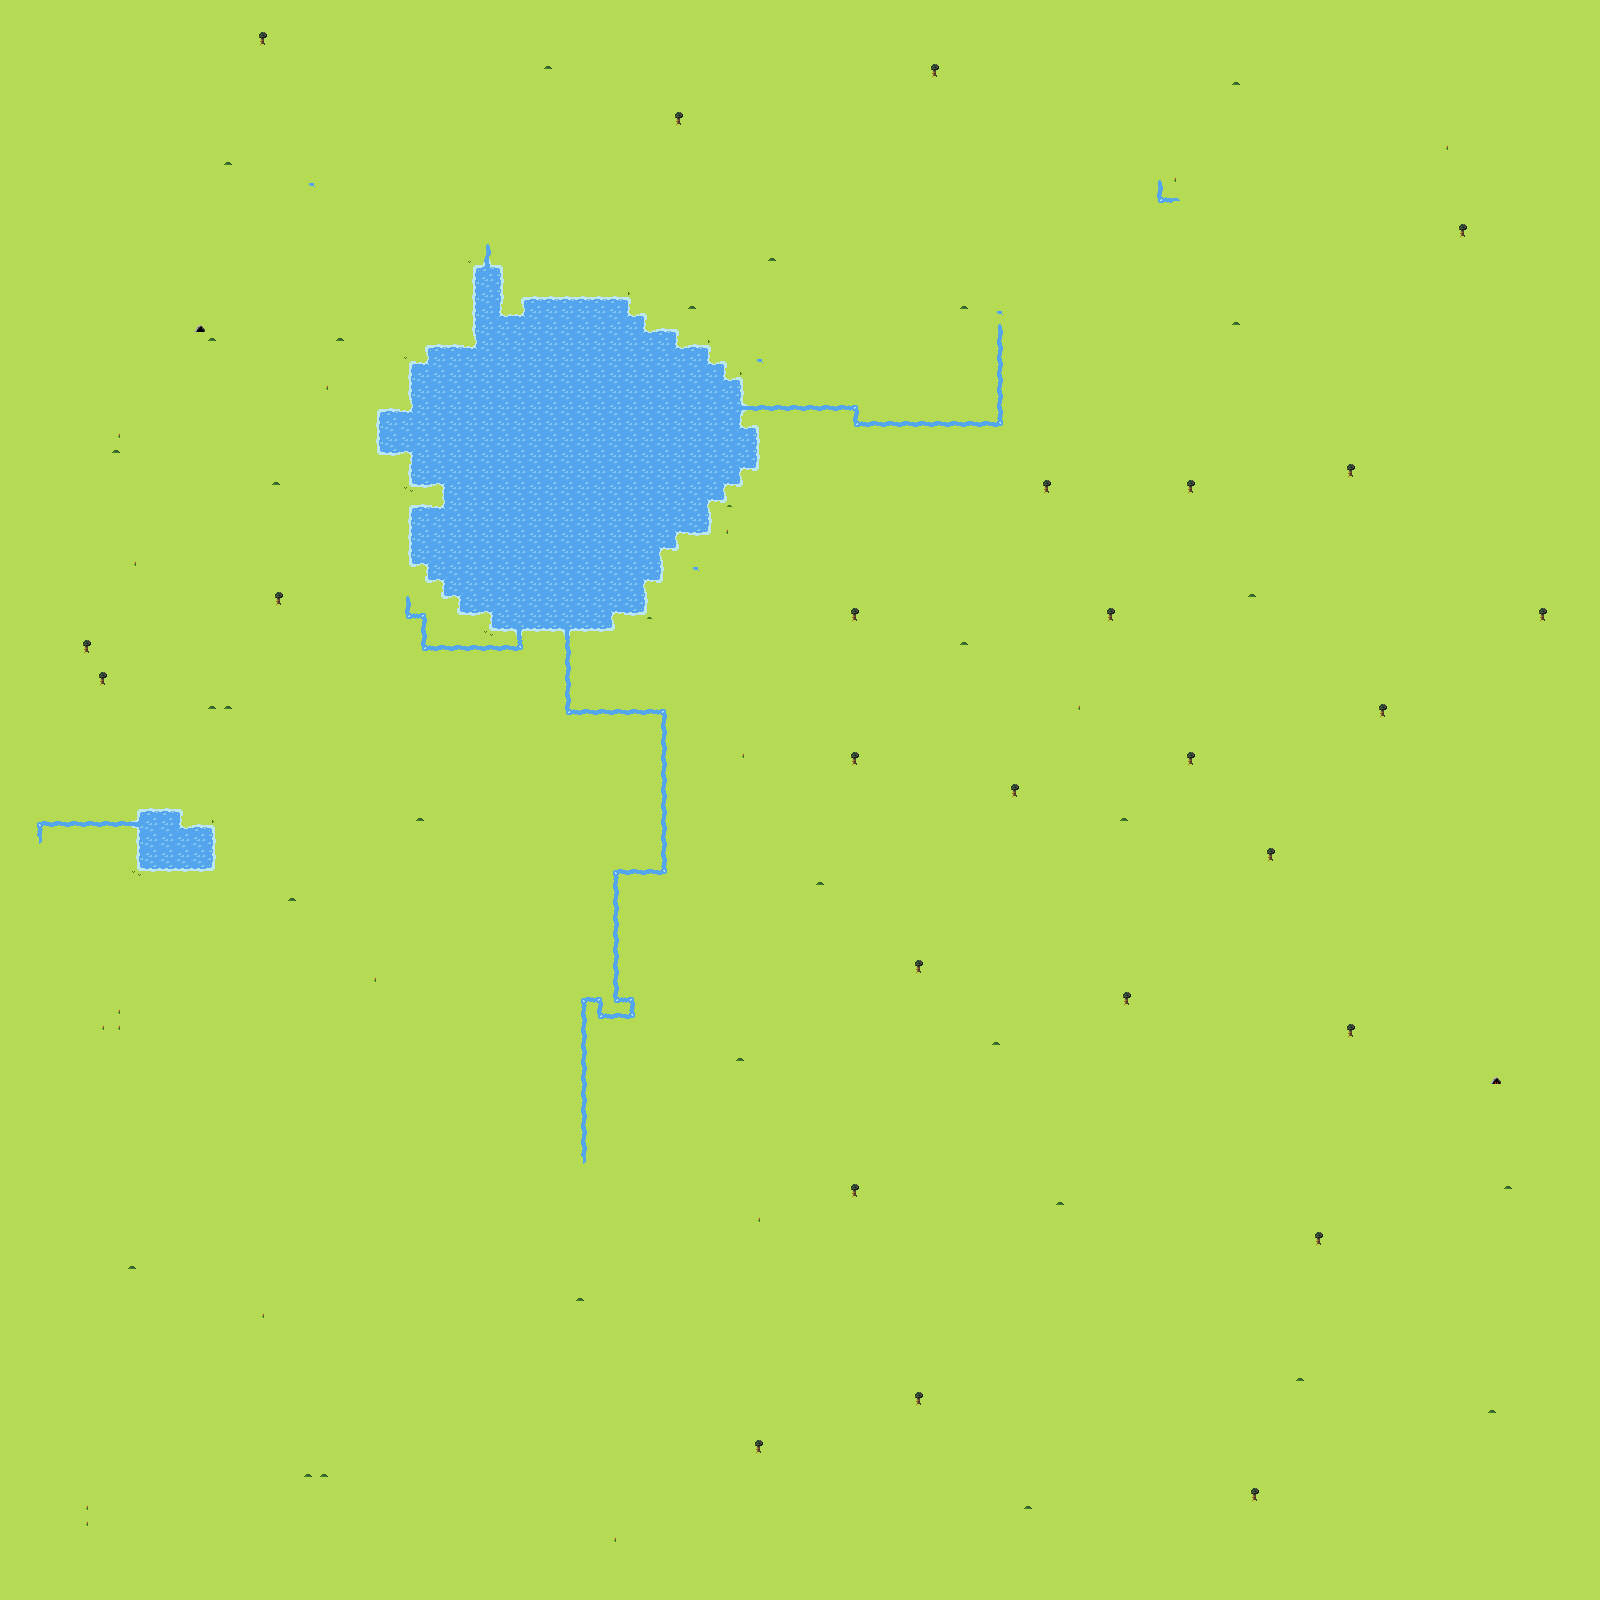

A level layout from a 2D game, rendered from its tile map. Below: a short description, then the map file with tile-grid data replaced by summaries:
An orthogonal 100x100 tile map with 16x16 px tiles, 2 tile layers (dead, tiles), 4 tilesets.

<map version="1.0" orientation="orthogonal" width="100" height="100" tilewidth="16" tileheight="16">
 <tileset firstgid="1" name="map_tile_old" tilewidth="16" tileheight="16">
  <image source="./map_tile.png" width="144" height="144" />
 </tileset>
 <tileset firstgid="82" name="map_tile_old2" tilewidth="16" tileheight="16">
  <image source="./map_tile.png" width="144" height="144" />
 </tileset>
 <tileset firstgid="163" name="mapa" tilewidth="16" tileheight="16">
  <image source="./map_tile.png" width="144" height="144" />
 </tileset>
 <tileset firstgid="244" name="colision_tiles" tilewidth="16" tileheight="16">
  <image source="./colision_tiles.png" width="32" height="16" />
 </tileset>
 <layer name="dead" width="100" height="100">
  <data>[10000 cells, 427 non-empty, 1 distinct tile ids]</data>
 </layer>
 <layer name="tiles" width="100" height="100">
  <data>[10000 cells, 10000 non-empty, 55 distinct tile ids]</data>
 </layer>
</map>
